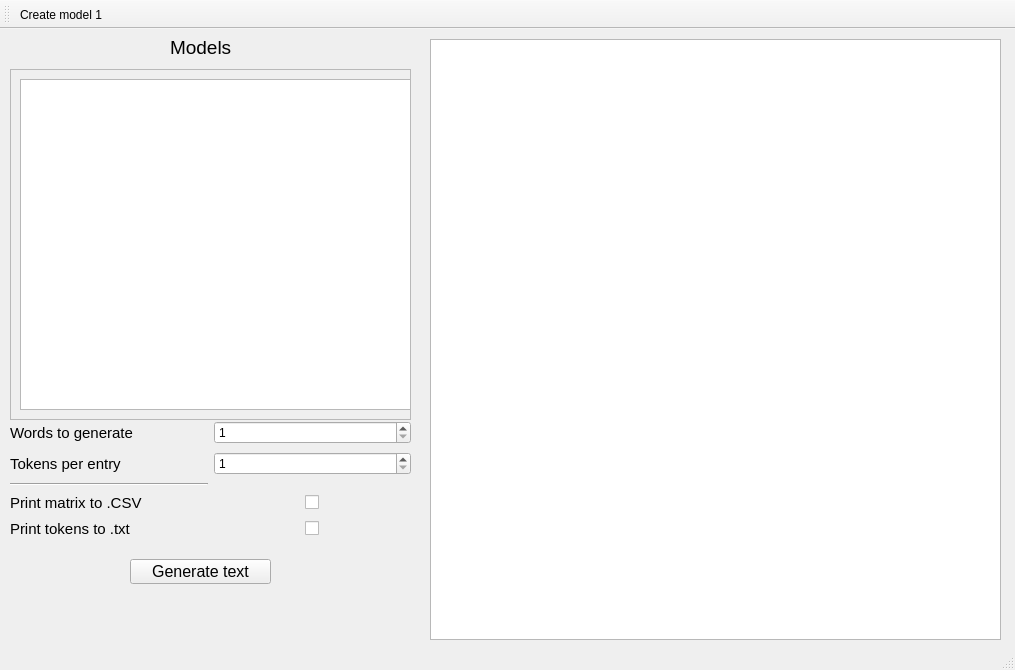
<?xml version="1.0" encoding="UTF-8"?>
<ui version="4.0">
 <class>MainWindow</class>
 <widget class="QMainWindow" name="MainWindow">
  <property name="geometry">
   <rect>
    <x>0</x>
    <y>0</y>
    <width>1015</width>
    <height>670</height>
   </rect>
  </property>
  <property name="windowTitle">
   <string>MainWindow</string>
  </property>
  <widget class="QWidget" name="centralwidget">
   <widget class="QTextEdit" name="textEdit_generatedText">
    <property name="geometry">
     <rect>
      <x>430</x>
      <y>10</y>
      <width>571</width>
      <height>601</height>
     </rect>
    </property>
   </widget>
   <widget class="QFrame" name="frame_options">
    <property name="geometry">
     <rect>
      <x>10</x>
      <y>40</y>
      <width>401</width>
      <height>351</height>
     </rect>
    </property>
    <property name="frameShape">
     <enum>QFrame::StyledPanel</enum>
    </property>
    <property name="frameShadow">
     <enum>QFrame::Raised</enum>
    </property>
    <widget class="QListWidget" name="listWidget_generatedModels">
     <property name="geometry">
      <rect>
       <x>10</x>
       <y>10</y>
       <width>391</width>
       <height>331</height>
      </rect>
     </property>
     <property name="alternatingRowColors">
      <bool>true</bool>
     </property>
    </widget>
   </widget>
   <widget class="QLabel" name="label_models">
    <property name="geometry">
     <rect>
      <x>170</x>
      <y>10</y>
      <width>71</width>
      <height>17</height>
     </rect>
    </property>
    <property name="font">
     <font>
      <pointsize>14</pointsize>
     </font>
    </property>
    <property name="text">
     <string>Models</string>
    </property>
   </widget>
   <widget class="QPushButton" name="pushButton_generateText">
    <property name="geometry">
     <rect>
      <x>130</x>
      <y>530</y>
      <width>141</width>
      <height>25</height>
     </rect>
    </property>
    <property name="font">
     <font>
      <pointsize>12</pointsize>
     </font>
    </property>
    <property name="text">
     <string>Generate text</string>
    </property>
   </widget>
   <widget class="QWidget" name="gridLayoutWidget">
    <property name="geometry">
     <rect>
      <x>10</x>
      <y>390</y>
      <width>401</width>
      <height>123</height>
     </rect>
    </property>
    <layout class="QGridLayout" name="gridLayout_options">
     <item row="3" column="1" alignment="Qt::AlignHCenter">
      <widget class="QCheckBox" name="checkBox_csvPrint">
       <property name="text">
        <string/>
       </property>
      </widget>
     </item>
     <item row="0" column="0">
      <widget class="QLabel" name="label_wordCounter">
       <property name="font">
        <font>
         <pointsize>11</pointsize>
         <bold>false</bold>
        </font>
       </property>
       <property name="text">
        <string>Words to generate</string>
       </property>
      </widget>
     </item>
     <item row="1" column="0">
      <widget class="QLabel" name="label_tokensPerEntry">
       <property name="font">
        <font>
         <pointsize>11</pointsize>
        </font>
       </property>
       <property name="text">
        <string>Tokens per entry</string>
       </property>
      </widget>
     </item>
     <item row="4" column="0">
      <widget class="QLabel" name="label_txtPrint">
       <property name="font">
        <font>
         <pointsize>11</pointsize>
        </font>
       </property>
       <property name="text">
        <string>Print tokens to .txt</string>
       </property>
      </widget>
     </item>
     <item row="3" column="0">
      <widget class="QLabel" name="label_csvPrint">
       <property name="font">
        <font>
         <pointsize>11</pointsize>
        </font>
       </property>
       <property name="text">
        <string>Print matrix to .CSV</string>
       </property>
      </widget>
     </item>
     <item row="4" column="1" alignment="Qt::AlignHCenter">
      <widget class="QCheckBox" name="checkBox_txtPrint">
       <property name="text">
        <string/>
       </property>
      </widget>
     </item>
     <item row="0" column="1">
      <widget class="QSpinBox" name="spinBox_wordCounter">
       <property name="minimum">
        <number>1</number>
       </property>
       <property name="maximum">
        <number>9999</number>
       </property>
      </widget>
     </item>
     <item row="1" column="1">
      <widget class="QSpinBox" name="spinBox_tokensPerEntry">
       <property name="minimum">
        <number>1</number>
       </property>
       <property name="maximum">
        <number>9999</number>
       </property>
       <property name="value">
        <number>1</number>
       </property>
      </widget>
     </item>
     <item row="2" column="0">
      <widget class="Line" name="line">
       <property name="orientation">
        <enum>Qt::Horizontal</enum>
       </property>
      </widget>
     </item>
    </layout>
   </widget>
  </widget>
  <widget class="QMenuBar" name="menubar">
   <property name="geometry">
    <rect>
     <x>0</x>
     <y>0</y>
     <width>1015</width>
     <height>22</height>
    </rect>
   </property>
  </widget>
  <widget class="QStatusBar" name="statusbar"/>
  <widget class="QToolBar" name="toolBar">
   <property name="windowTitle">
    <string>toolBar</string>
   </property>
   <attribute name="toolBarArea">
    <enum>TopToolBarArea</enum>
   </attribute>
   <attribute name="toolBarBreak">
    <bool>false</bool>
   </attribute>
   <addaction name="action_addModel"/>
  </widget>
  <action name="action_addModel">
   <property name="icon">
    <iconset theme="document-new"/>
   </property>
   <property name="text">
    <string>Create model 1</string>
   </property>
   <property name="toolTip">
    <string>Create model</string>
   </property>
   <property name="menuRole">
    <enum>QAction::NoRole</enum>
   </property>
  </action>
 </widget>
 <resources/>
 <connections/>
</ui>
